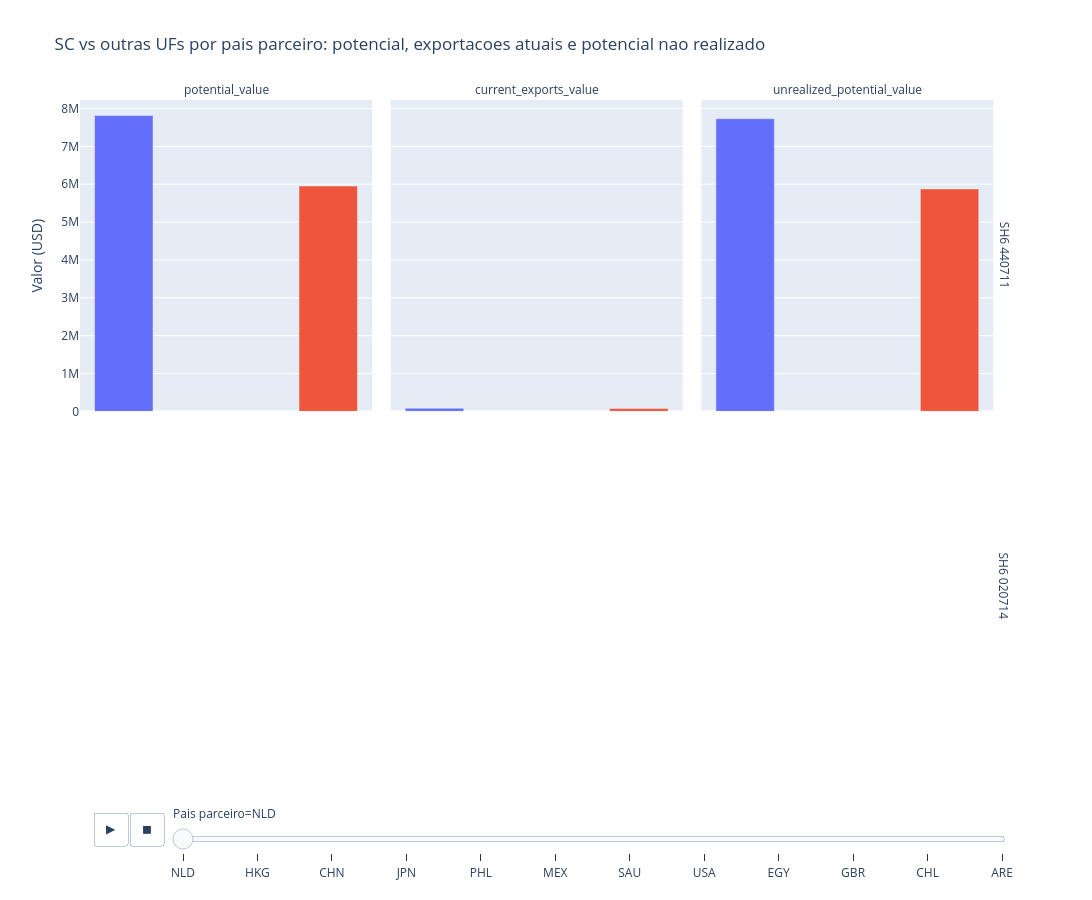

Notebook source saved alongside this figure:
### Code cell
top_parceiros = (
    df_exportador_pais
    .group_by(['sh6', 'pais_parceiro'])
    .agg(pl.sum('potential_value').alias('potential_value'))
    .sort(['sh6', 'potential_value'], descending=[False, True])
    .group_by('sh6')
    .head(8)
    .select(['sh6', 'pais_parceiro'])
)

df_sc_vs_outros = (
    df_exportador_pais
    .join(top_parceiros, on=['sh6', 'pais_parceiro'], how='inner')
    .with_columns(
        pl.when(pl.col('exportador_uf') == 'SC').then(pl.lit('SC')).otherwise(pl.lit('Outras UFs')).alias('grupo_uf')
    )
    .group_by(['sh6', 'product_description', 'pais_parceiro', 'grupo_uf'])
    .agg([
        pl.sum('potential_value').alias('potential_value'),
        pl.sum('current_exports_value').alias('current_exports_value'),
        pl.sum('unrealized_potential_value').alias('unrealized_potential_value'),
    ])
)

df_long = (
    df_sc_vs_outros
    .melt(
        id_vars=['sh6', 'product_description', 'pais_parceiro', 'grupo_uf'],
        value_vars=['potential_value', 'current_exports_value', 'unrealized_potential_value'],
        variable_name='indicador',
        value_name='valor'
    )
)

fig = px.bar(
    df_long.to_pandas(),
    x='grupo_uf',
    y='valor',
    color='grupo_uf',
    facet_row='sh6',
    facet_col='indicador',
    animation_frame='pais_parceiro',
    barmode='group',
    title='SC vs outras UFs por pais parceiro: potencial, exportacoes atuais e potencial nao realizado',
    labels={'valor': 'Valor (USD)', 'grupo_uf': 'Grupo', 'pais_parceiro': 'Pais parceiro'}
)
fig.for_each_annotation(lambda a: a.update(text=a.text.replace('sh6=', 'SH6 ').replace('indicador=', '')))
fig.update_layout(height=900, width=1200, showlegend=False)
fig.show()

### Figure 1 — Plotly figure (JSON) as saved in the notebook; plotly's stock layout.template omitted (floating-point values rounded to 4 significant figures)
{"data": [{"alignmentgroup": "True", "hovertemplate": "Grupo=%{x}<br>Pais parceiro=NLD<br>sh6=440711<br>indicador=potential_value<br>Valor (USD)=%{y}<extra></extra>", "legendgroup": "Outras UFs", "marker": {"color": "#636efa", "pattern": {"shape": ""}}, "name": "Outras UFs", "offsetgroup": "Outras UFs", "orientation": "v", "showlegend": true, "textposition": "auto", "type": "bar", "x": ["Outras UFs"], "xaxis": "x4", "y": [7813000.0], "yaxis": "y4"}, {"alignmentgroup": "True", "hovertemplate": "Grupo=%{x}<br>Pais parceiro=NLD<br>sh6=440711<br>indicador=current_exports_value<br>Valor (USD)=%{y}<extra></extra>", "legendgroup": "Outras UFs", "marker": {"color": "#636efa", "pattern": {"shape": ""}}, "name": "Outras UFs", "offsetgroup": "Outras UFs", "orientation": "v", "showlegend": false, "textposition": "auto", "type": "bar", "x": ["Outras UFs"], "xaxis": "x5", "y": [82830.0], "yaxis": "y5"}, {"alignmentgroup": "True", "hovertemplate": "Grupo=%{x}<br>Pais parceiro=NLD<br>sh6=440711<br>indicador=unrealized_potential_value<br>Valor (USD)=%{y}<extra></extra>", "legendgroup": "Outras UFs", "marker": {"color": "#636efa", "pattern": {"shape": ""}}, "name": "Outras UFs", "offsetgroup": "Outras UFs", "orientation": "v", "showlegend": false, "textposition": "auto", "type": "bar", "x": ["Outras UFs"], "xaxis": "x6", "y": [7730000.0], "yaxis": "y6"}, {"alignmentgroup": "True", "hovertemplate": "Grupo=%{x}<br>Pais parceiro=NLD<br>sh6=440711<br>indicador=potential_value<br>Valor (USD)=%{y}<extra></extra>", "legendgroup": "SC", "marker": {"color": "#EF553B", "pattern": {"shape": ""}}, "name": "SC", "offsetgroup": "SC", "orientation": "v", "showlegend": true, "textposition": "auto", "type": "bar", "x": ["SC"], "xaxis": "x4", "y": [5949000.0], "yaxis": "y4"}, {"alignmentgroup": "True", "hovertemplate": "Grupo=%{x}<br>Pais parceiro=NLD<br>sh6=440711<br>indicador=current_exports_value<br>Valor (USD)=%{y}<extra></extra>", "legendgroup": "SC", "marker": {"color": "#EF553B", "pattern": {"shape": ""}}, "name": "SC", "offsetgroup": "SC", "orientation": "v", "showlegend": false, "textposition": "auto", "type": "bar", "x": ["SC"], "xaxis": "x5", "y": [74060.0], "yaxis": "y5"}, {"alignmentgroup": "True", "hovertemplate": "Grupo=%{x}<br>Pais parceiro=NLD<br>sh6=440711<br>indicador=unrealized_potential_value<br>Valor (USD)=%{y}<extra></extra>", "legendgroup": "SC", "marker": {"color": "#EF553B", "pattern": {"shape": ""}}, "name": "SC", "offsetgroup": "SC", "orientation": "v", "showlegend": false, "textposition": "auto", "type": "bar", "x": ["SC"], "xaxis": "x6", "y": [5875000.0], "yaxis": "y6"}], "layout": {"annotations": [{"font": {}, "showarrow": false, "text": "potential_value", "x": 0.1567, "xanchor": "center", "xref": "paper", "y": 1.0, "yanchor": "bottom", "yref": "paper"}, {"font": {}, "showarrow": false, "text": "current_exports_value", "x": 0.49, "xanchor": "center", "xref": "paper", "y": 1.0, "yanchor": "bottom", "yref": "paper"}, {"font": {}, "showarrow": false, "text": "unrealized_potential_value", "x": 0.8233, "xanchor": "center", "xref": "paper", "y": 1.0, "yanchor": "bottom", "yref": "paper"}, {"font": {}, "showarrow": false, "text": "SH6 020714", "textangle": 90, "x": 0.98, "xanchor": "left", "xref": "paper", "y": 0.2425, "yanchor": "middle", "yref": "paper"}, {"font": {}, "showarrow": false, "text": "SH6 440711", "textangle": 90, "x": 0.98, "xanchor": "left", "xref": "paper", "y": 0.7575, "yanchor": "middle", "yref": "paper"}], "barmode": "group", "height": 900, "legend": {"title": {"text": "Grupo"}, "tracegroupgap": 0}, "showlegend": false, "sliders": [{"active": 0, "currentvalue": {"prefix": "Pais parceiro="}, "len": 0.9, "pad": {"b": 10, "t": 60}, "steps": [{"args": [["NLD"], {"frame": {"duration": 0, "redraw": true}, "fromcurrent": true, "mode": "immediate", "transition": {"duration": 0, "easing": "linear"}}], "label": "NLD", "method": "animate"}, {"args": [["HKG"], {"frame": {"duration": 0, "redraw": true}, "fromcurrent": true, "mode": "immediate", "transition": {"duration": 0, "easing": "linear"}}], "label": "HKG", "method": "animate"}, {"args": [["CHN"], {"frame": {"duration": 0, "redraw": true}, "fromcurrent": true, "mode": "immediate", "transition": {"duration": 0, "easing": "linear"}}], "label": "CHN", "method": "animate"}, {"args": [["JPN"], {"frame": {"duration": 0, "redraw": true}, "fromcurrent": true, "mode": "immediate", "transition": {"duration": 0, "easing": "linear"}}], "label": "JPN", "method": "animate"}, {"args": [["PHL"], {"frame": {"duration": 0, "redraw": true}, "fromcurrent": true, "mode": "immediate", "transition": {"duration": 0, "easing": "linear"}}], "label": "PHL", "method": "animate"}, {"args": [["MEX"], {"frame": {"duration": 0, "redraw": true}, "fromcurrent": true, "mode": "immediate", "transition": {"duration": 0, "easing": "linear"}}], "label": "MEX", "method": "animate"}, {"args": [["SAU"], {"frame": {"duration": 0, "redraw": true}, "fromcurrent": true, "mode": "immediate", "transition": {"duration": 0, "easing": "linear"}}], "label": "SAU", "method": "animate"}, {"args": [["USA"], {"frame": {"duration": 0, "redraw": true}, "fromcurrent": true, "mode": "immediate", "transition": {"duration": 0, "easing": "linear"}}], "label": "USA", "method": "animate"}, {"args": [["EGY"], {"frame": {"duration": 0, "redraw": true}, "fromcurrent": true, "mode": "immediate", "transition": {"duration": 0, "easing": "linear"}}], "label": "EGY", "method": "animate"}, {"args": [["GBR"], {"frame": {"duration": 0, "redraw": true}, "fromcurrent": true, "mode": "immediate", "transition": {"duration": 0, "easing": "linear"}}], "label": "GBR", "method": "animate"}, {"args": [["CHL"], {"frame": {"duration": 0, "redraw": true}, "fromcurrent": true, "mode": "immediate", "transition": {"duration": 0, "easing": "linear"}}], "label": "CHL", "method": "animate"}, {"args": [["ARE"], {"frame": {"duration": 0, "redraw": true}, "fromcurrent": true, "mode": "immediate", "transition": {"duration": 0, "easing": "linear"}}], "label": "ARE", "method": "animate"}], "x": 0.1, "xanchor": "left", "y": 0, "yanchor": "top"}], "title": {"text": "SC vs outras UFs por pais parceiro: potencial, exportacoes atuais e potencial nao realizado"}, "updatemenus": [{"buttons": [{"args": [null, {"frame": {"duration": 500, "redraw": true}, "fromcurrent": true, "mode": "immediate", "transition": {"duration": 500, "easing": "linear"}}], "label": "&#9654;", "method": "animate"}, {"args": [[null], {"frame": {"duration": 0, "redraw": true}, "fromcurrent": true, "mode": "immediate", "transition": {"duration": 0, "easing": "linear"}}], "label": "&#9724;", "method": "animate"}], "direction": "left", "pad": {"r": 10, "t": 70}, "showactive": false, "type": "buttons", "x": 0.1, "xanchor": "right", "y": 0, "yanchor": "top"}], "width": 1200, "xaxis": {"anchor": "y", "categoryarray": ["Outras UFs", "SC"], "categoryorder": "array", "domain": [0.0, 0.3133], "title": {"text": "Grupo"}}, "xaxis2": {"anchor": "y2", "categoryarray": ["Outras UFs", "SC"], "categoryorder": "array", "domain": [0.3333, 0.6467], "matches": "x", "title": {"text": "Grupo"}}, "xaxis3": {"anchor": "y3", "categoryarray": ["Outras UFs", "SC"], "categoryorder": "array", "domain": [0.6667, 0.98], "matches": "x", "title": {"text": "Grupo"}}, "xaxis4": {"anchor": "y4", "domain": [0.0, 0.3133], "matches": "x", "showticklabels": false}, "xaxis5": {"anchor": "y5", "domain": [0.3333, 0.6467], "matches": "x", "showticklabels": false}, "xaxis6": {"anchor": "y6", "domain": [0.6667, 0.98], "matches": "x", "showticklabels": false}, "yaxis": {"anchor": "x", "domain": [0.0, 0.485], "title": {"text": "Valor (USD)"}}, "yaxis2": {"anchor": "x2", "domain": [0.0, 0.485], "matches": "y", "showticklabels": false}, "yaxis3": {"anchor": "x3", "domain": [0.0, 0.485], "matches": "y", "showticklabels": false}, "yaxis4": {"anchor": "x4", "domain": [0.515, 1.0], "matches": "y", "title": {"text": "Valor (USD)"}}, "yaxis5": {"anchor": "x5", "domain": [0.515, 1.0], "matches": "y", "showticklabels": false}, "yaxis6": {"anchor": "x6", "domain": [0.515, 1.0], "matches": "y", "showticklabels": false}}}
